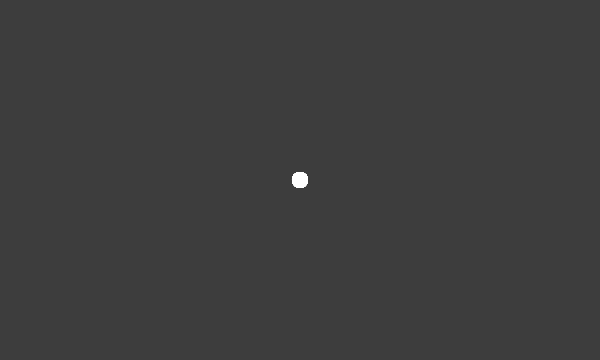
Frame 1 (no input)
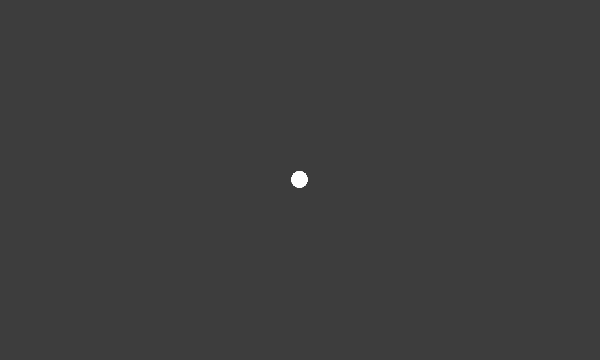
Frame 60 (no input)
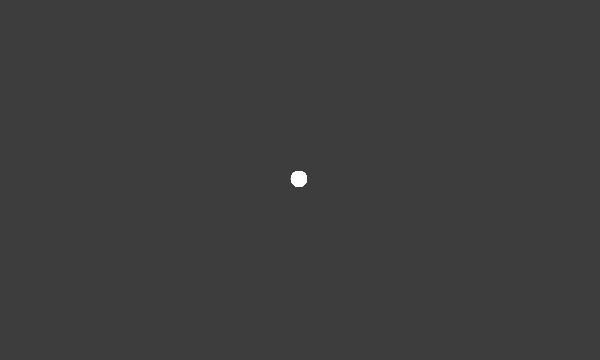
Frame 120 (the mouse pressed at the canvas centre since frame 60)

The p5.js sketch that drew these frames (run headless with seeded random() and noise() and a simulated clock; from frame 60 on, the mouse is pressed at the canvas centre):

// p5.js sketch
// ── sketch.js
let flock;
function setup() {
	createCanvas(600, 360);
	flock = new Flock(100);
}

function draw() {
	background(61);
	flock.show();
}
// ── boid.js
class Boid {
	constructor() {
		this.position     = createVector(width/2, height/2);
		this.velocity     = p5.Vector.random2D();
		this.velocity.setMag(random(0.5, 1.5));
		this.acceleration = createVector();
	}
	
	getMyNeighbours(boids){
		let neighbours = []; 
		let perception = 100;
		for (let boid of boids){
			if(boid == this){
				continue;
			}
			let distance = dist(
				this.position.x,
				this.position.y,
				boid.position.x,
				boid.position.y,
			);
			if(distance < perception){
				neighbours.push(boid);
			}
		}
		/* TODO this.neighbours chyba lepsze */
		return neighbours;
	}
	
	align(boids){
		let neighbours = this.getMyNeighbours(boids);
		let avg = createVector();
		
		for (let boid of neighbours){
			avg.add(boid.velocity);
		}
		avg.div(neighbours.length);
		this.velocity = avg;
	}
	
	update(){
		this.position.add(this.velocity);
		this.velocity.add(this.acceleration);
	}
	
	show(){
		strokeWeight(16);
		stroke(255);
		point(this.position.x, this.position.y);
	}
}
// ── flock.js
class Flock {
	constructor(size) {
		this.flock = [];
		if(size > 0){
			for(let i = 0; i < size; i++){
				this.flock.push(new Boid);
			}
		}
	}
	
	addBoid(boid){
		this.flock.push(boid);
	}
	
	show(){
		for (let boid of this.flock) {
			boid.align(this.flock);
			boid.update();
			boid.show();
		}
	}
}
